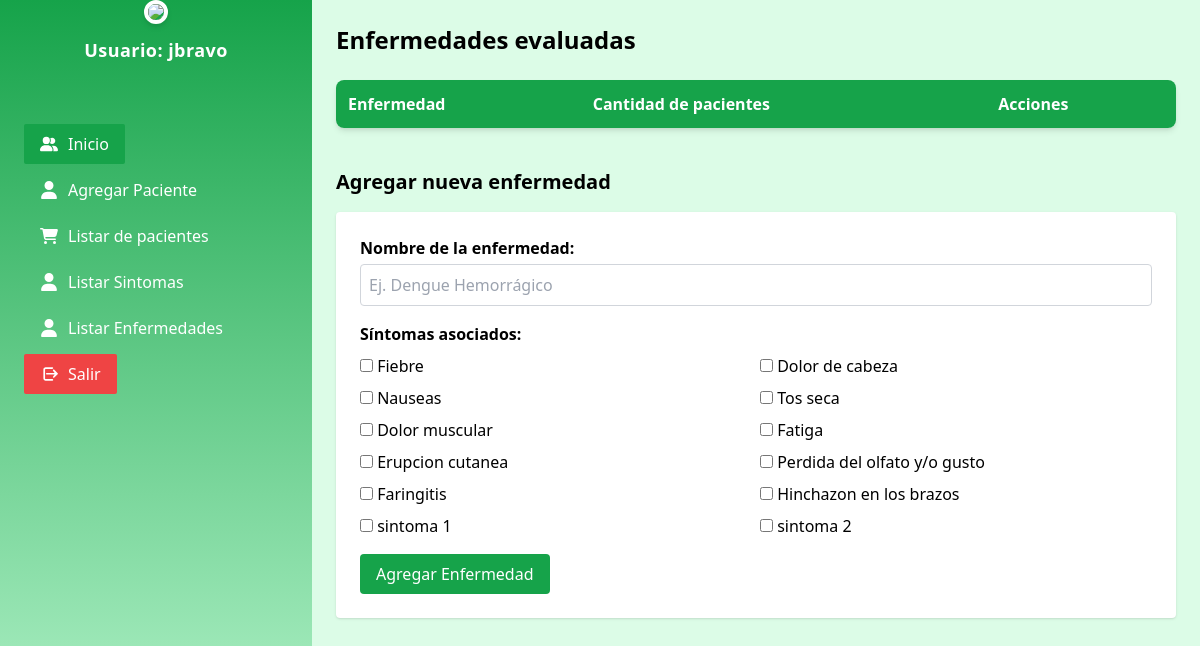
/controlador/medico/listarEnfermedadesController.php (signed in), run on the app's committed database.
### tables this page shows
CREATE TABLE `sintoma` (
  `idsintoma` int(11) NOT NULL,
  `sintoma` varchar(200) NOT NULL,
  `estado` char(1) NOT NULL
);

### controlador/medico/listarEnfermedadesController.php (called while the page is built, shortened)
<?php
include_once(__DIR__ . "/../../vista/medico/listarEnfermedadesView.php");
$listarView = new listarEnfermedadesView;
function obtenerSintomas() {
    $conexion = new Conexion();
    $conn = $conexion->conectarbd();
    $sql = "SELECT idsintoma, sintoma FROM sintoma ORDER BY idsintoma";
    $result = $conn->query($sql);
    $sintomas = [];
    while ($row = $result->fetch_assoc()) {
        $sintomas[] = $row;
    }
    return $sintomas;
}
$enfermedadesList = [];
$sintomas = obtenerSintomas();
$listarView->listarEnfermedades($enfermedadesList, $sintomas);
?>

### vista/medico/listarEnfermedadesView.php (the view, shortened to what this page needs)
<?php
include_once(__DIR__ . "../../compartidos/apartadosViews.php");
class listarEnfermedadesView extends apartadosViews {
    public function listarEnfermedades($enfermedadesList, $sintomas) {
?>
<!DOCTYPE html>
<html lang="es">
<head>
    <script src="https://cdn.tailwindcss.com"></script>
</head>
<body>
    <div class="flex h-screen overflow-hidden">
        <div class="flex-1 p-6 bg-green-100 overflow-y-auto">
            <h1 class="text-2xl font-bold mb-6">Enfermedades evaluadas</h1>
            <table class="w-full bg-white shadow-md rounded-lg overflow-hidden mb-10">
                <thead class="bg-green-600 text-white">
                    <tr>
                        <th class="p-3 text-left">Enfermedad</th>
                        <th class="p-3 text-left">Cantidad de pacientes</th>
                        <th class="p-3 text-left">Acciones</th>
                    </tr>
                </thead>
            </table>
            <h2 class="text-xl font-semibold mb-4">Agregar nueva enfermedad</h2>
            <form method="POST" action="../../controlador/medico/crearEnfermedadController.php" class="bg-white p-6 rounded shadow">
                <div class="mb-4">
                    <label class="block font-bold mb-1">Nombre de la enfermedad:</label>
                    <input type="text" name="nombre" required class="w-full p-2 border border-gray-300 rounded" placeholder="Ej. Dengue Hemorrágico">
                </div>
                <div class="mb-4">
                    <label class="block font-bold mb-2">Síntomas asociados:</label>
                    <div class="grid grid-cols-2 gap-2">
                        <?php foreach ($sintomas as $s): ?>
                            <label><input type="checkbox" name="sintomas[]" value="s<?php echo $s['idsintoma']; ?>"> <?php echo $s['sintoma']; ?></label>
                        <?php endforeach; ?>
                    </div>
                </div>
                <button type="submit" class="bg-green-600 text-white px-4 py-2 rounded hover:bg-green-700">Agregar Enfermedad</button>
            </form>
        </div>
    </div>
</body>
</html>
<?php } } ?>

### data on the page
sintoma: sintoma "Fiebre"
sintoma: sintoma "Dolor de cabeza"
sintoma: sintoma "Nauseas"
sintoma: sintoma "Tos seca"
sintoma: sintoma "Dolor muscular"
sintoma: sintoma "Fatiga"
sintoma: sintoma "Erupcion cutanea"
sintoma: sintoma "Perdida del olfato y/o gusto"
sintoma: sintoma "Faringitis"
sintoma: sintoma "Hinchazon en los brazos"
sintoma: sintoma "sintoma 1"
sintoma: sintoma "sintoma 2"

### other printed values
$_SESSION['usuario'] "jbravo"
